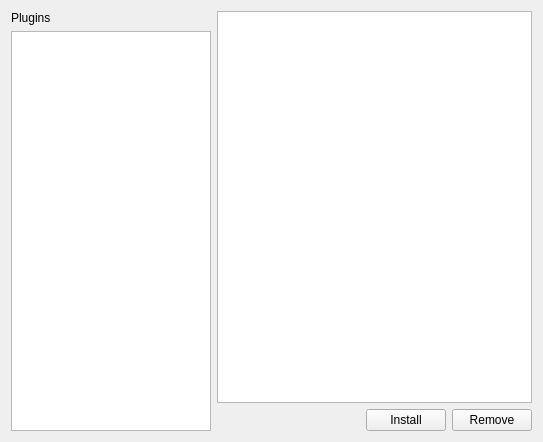
<?xml version="1.0" encoding="UTF-8"?>
<ui version="4.0">
 <class>PluginDownloader</class>
 <widget class="QWidget" name="PluginDownloader">
  <property name="geometry">
   <rect>
    <x>0</x>
    <y>0</y>
    <width>543</width>
    <height>442</height>
   </rect>
  </property>
  <property name="windowTitle">
   <string>Plugin Downloader</string>
  </property>
  <layout class="QHBoxLayout" name="horizontalLayout_2">
   <item>
    <layout class="QVBoxLayout" name="verticalLayout">
     <item>
      <widget class="QLabel" name="label">
       <property name="sizePolicy">
        <sizepolicy hsizetype="Fixed" vsizetype="Preferred">
         <horstretch>0</horstretch>
         <verstretch>0</verstretch>
        </sizepolicy>
       </property>
       <property name="text">
        <string>Plugins</string>
       </property>
      </widget>
     </item>
     <item>
      <widget class="QListWidget" name="pluginList">
       <property name="sizePolicy">
        <sizepolicy hsizetype="Ignored" vsizetype="Expanding">
         <horstretch>0</horstretch>
         <verstretch>0</verstretch>
        </sizepolicy>
       </property>
       <property name="minimumSize">
        <size>
         <width>200</width>
         <height>0</height>
        </size>
       </property>
      </widget>
     </item>
    </layout>
   </item>
   <item>
    <layout class="QVBoxLayout" name="verticalLayout_2">
     <item>
      <widget class="QTextEdit" name="pluginInfo">
       <property name="sizePolicy">
        <sizepolicy hsizetype="MinimumExpanding" vsizetype="Expanding">
         <horstretch>0</horstretch>
         <verstretch>0</verstretch>
        </sizepolicy>
       </property>
      </widget>
     </item>
     <item>
      <layout class="QHBoxLayout" name="horizontalLayout">
       <item>
        <spacer name="horizontalSpacer">
         <property name="orientation">
          <enum>Qt::Horizontal</enum>
         </property>
         <property name="sizeHint" stdset="0">
          <size>
           <width>40</width>
           <height>20</height>
          </size>
         </property>
        </spacer>
       </item>
       <item>
        <widget class="QPushButton" name="installButton">
         <property name="text">
          <string>Install</string>
         </property>
        </widget>
       </item>
       <item>
        <widget class="QPushButton" name="removeButton">
         <property name="text">
          <string>Remove</string>
         </property>
        </widget>
       </item>
      </layout>
     </item>
    </layout>
   </item>
  </layout>
 </widget>
 <resources/>
 <connections/>
</ui>
